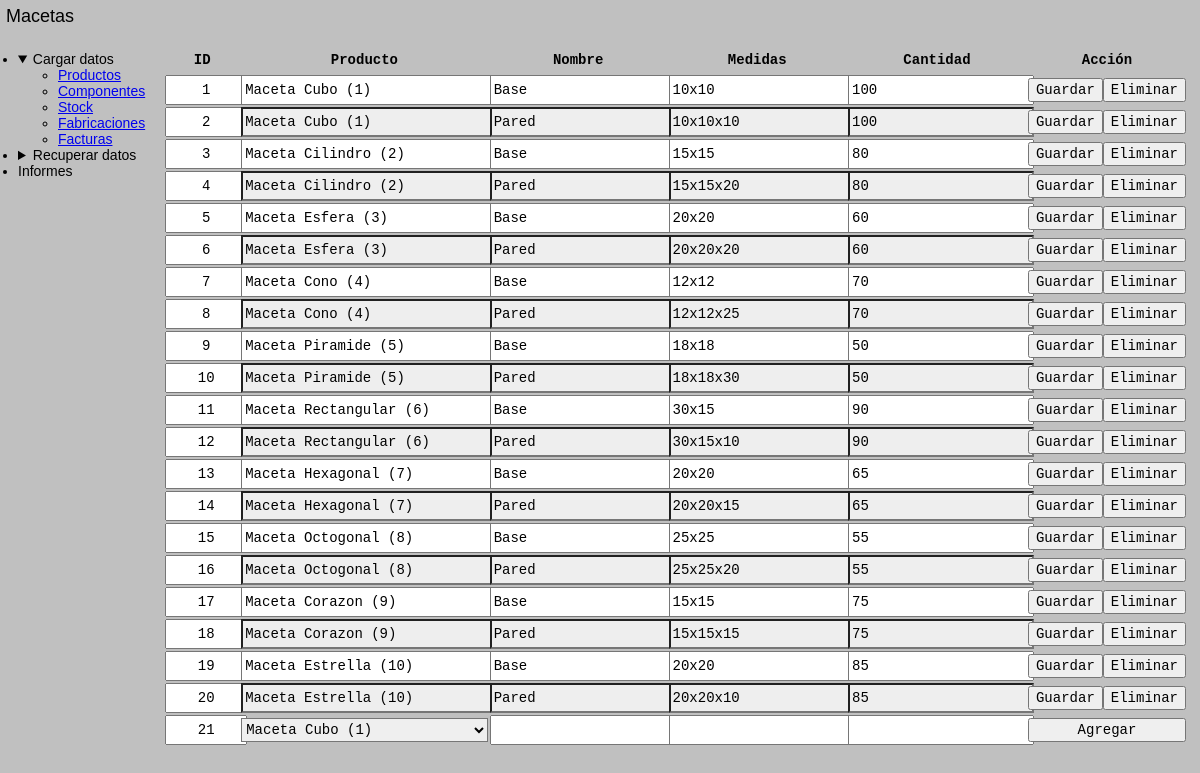
The page /componentes/ on the database as committed earlier.
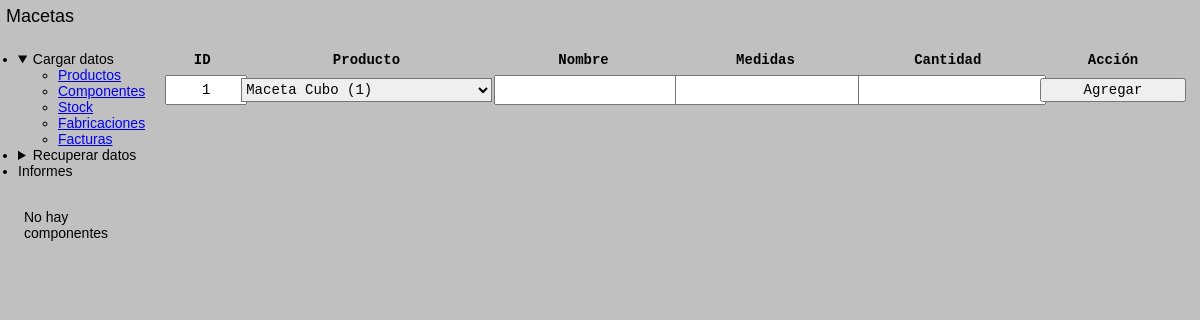
The same page on the database as committed later.
### tables this page shows
CREATE TABLE componentes (
    id INTEGER PRIMARY KEY AUTOINCREMENT,
    nombre TEXT NOT NULL,
    medidas TEXT NOT NULL,
    habilitado INTEGER NOT NULL DEFAULT 1
);

### app.py (the view)
@APP.route('/componentes/', methods=['GET'])
def Componentes_Consultar():
    return render_template('/componentes.html')

### app.py (called while the page is built)
def Get_DB():
    DB = getattr(g, '_database', None)
    if DB is None:
        DB = g._database = sqlite3.connect(DATABASE)
    return DB

@APP.teardown_appcontext
def Close_DB(exception):
    DB = getattr(g, '_database', None)
    if DB is not None:
        DB.close()

@APP.context_processor
def Inyectar_Productos():
    DB = Get_DB()
    Productos = fun.Productos(DB)
    Componentes = fun.Componentes(DB)
    return dict(
        productosLista = Productos.Consultar(),
        productosTipos = Productos.Consultar_Tipos(),
        productoSiguiente = Productos.Consultar_Siguiente_ID(),
        productosFormateados = Productos.Consultar_Formateado(),
        componentesLista = Componentes.Consultar(),
        componenteSiguiente = Componentes.Consultar_Siguiente_ID()
    )

### funciones.py (called while the page is built)
    def Consultar(self):
        return self.DB.execute('SELECT * FROM productos WHERE habilitado != 0').fetchall()

    def Consultar_Tipos(self):
        return self.DB.execute('SELECT DISTINCT tipo FROM productos WHERE habilitado != 0 ORDER BY tipo ASC').fetchall()[0]

    def Consultar_Siguiente_ID(self):
        resultado = self.DB.execute('SELECT seq + 1 FROM sqlite_sequence WHERE name = "productos"').fetchone()[0]
        if resultado is None:
            return 1
        return resultado

    def Consultar_Formateado(self):
        resultado = self.DB.execute('SELECT tipo, nombre, id FROM productos WHERE habilitado != 0').fetchall()
        return {fila[2] : f'{fila[0]} {fila[1]} ({fila[2]})' for fila in resultado}

    def Consultar(self):
        return self.DB.execute('SELECT * FROM componentes WHERE habilitado != 0').fetchall()

    def Consultar_Siguiente_ID(self):
        try:
            resultado = self.DB.execute('SELECT seq + 1 FROM sqlite_sequence WHERE name = "componentes"').fetchone()[0]
        except TypeError:
            return 1
        return resultado

### templates/componentes.html (shortened to what this page needs)
<!DOCTYPE html>
<html lang='en'>
<head>
    <link rel="stylesheet" href="https://unpkg.com/98.css">
    <link rel='stylesheet' href='{{url_for('static', filename='styles.css')}}'>
</head>
<body>
    <div class="window">
        {% include 'header.html' %}
        <div class="window-body" id="container">
            <div id="aside">
                {% include 'nav.html' %}
                {% if not componentesLista %}
                    <div class="field-border-disabled" id="mensaje">
                        No hay componentes
                    </div>
                {% elif mensaje %}
                    <div class="field-border-disabled" id="mensaje">
                        {{mensaje}}
                    </div>
                {% endif %}
            </div>
            <div id="main">
                <div class="sunken-panel">
                    <table class="interactive">
                        <thead>
                            <th class="primerColumna">ID</th>
                            <th>Producto</th>
                            <th>Nombre</th>
                            <th>Medidas</th>
                            <th>Cantidad</th>
                            <th class="ultimaColumna">Acción</th>
                        </thead>
                        {% if componentesLista %}
                        {% for componente in componentesLista %}
                        <tr>
                            <form action="/componentes/modificar" method="post">
                                <td class="primerColumna">
                                    <input type="text" name="id_modificar" value="{{componente[0]}}" readonly required>
                                </td>
                                <td>
                                    <input type="text" name="producto_modificar" value="{{productosFormateados.get(componente[1])}}" required>
                                </td>
                                <td>
                                    <input type="text" name="nombre_modificar" value="{{componente[2]}}" required>
                                </td>
                                <td>
                                    <input type="text" name="medidas_modificar" value="{{componente[3]}}" required>
                                </td>
                                <td>
                                    <input type="text" name="cantidad_modificar" value="{{componente[4]}}" required>
                                </td>
                                <td class="ultimaColumna">
                                    <div>
                                        <input type="submit" value="Guardar">
                                        <form method="post">
                                            <input type="submit" formaction="/componentes/eliminar" value="Eliminar">
                                        </form>
                                    </div>
                                </td>
                            </form>
                        </tr>
                        {% endfor %}
                        {% endif %}
                        <tr>
                            <form action="/componentes/agregar" method="post">
                                <td class="primerColumna">
                                    <input type="text" name="id_modificar" value="{{componenteSiguiente}}" readonly required>
                                </td>
                                <td>
                                    <select name="producto_agregar" id="producto_agregar">
                                        {% for producto in productosFormateados.values() %}
                                        <option value="{{producto}}">{{producto}}</option>
                                        {% endfor %}
                                    </select>
                                </td>
                                <td>
                                    <input type="text" name="nombre_agregar" required>
                                </td>
                                <td>
                                    <input type="text" name="medidas_agregar" required>
                                </td>
                                <td>
                                    <input type="text" name="cantidad_agregar" required>
                                </td>
                                <td>
                                    <input type="submit" value="Agregar">
                                </td>
                            </form>
                        </tr>
                    </table>
                </div>
            </div>
        </div>
    </div>
</body>
</html>

### templates/header.html
<div class="title-bar">
    <div class="title-bar-text">
        <a href="/" style="text-decoration: inherit; color: inherit; font-size: 1.5rem;">Macetas</a>
    </div>
</div>

### templates/nav.html (shortened to what this page needs)
<ul class="tree-view" id="nav">
    <li>
        <details open>
            <summary>Cargar datos</summary>
            <ul>
                <li><a href="/productos/">Productos</a></li>
                <li><a href="/componentes/">Componentes</a></li>
                <li><a href="/stock/">Stock</a></li>
                <li><a href="/fabricaciones/">Fabricaciones</a></li>
                <li><a href="/facturas/">Facturas</a></li>
            </ul>
        </details>
    </li>
    <li>
        <details closed>
            <summary>Recuperar datos</summary>
        </details>
    </li>
    <li>
        <summary>Informes</summary>
    </li>
</ul>

### static/styles.css (style rules this page uses)
* { margin: 0; font-family: sans-serif; font-size: 14px; }
:root { font-size: 12px; }
html { background: silver; }
.window { min-height: 100dvh; padding: 0; min-width: fit-content; }
.window-body { margin: 1rem; }
.title-bar { padding: 0.5rem; }
#container { display: grid; grid-template-areas: 'aside main'; grid-template-columns: 1fr 9fr; column-gap: 1rem; row-gap: 1rem; height: 100%; }
#aside { grid-area: aside; display: flex; flex-direction: column; row-gap: 1rem; }
ul.tree-view#nav { padding: 0.5rem; }
#mensaje { padding: 1rem; max-width: 100%; animation: mensaje-flash 10s; }
#main { grid-area: main; }
table.interactive { width: 100%; min-width: 720px; }
table.interactive * { font-family: monospace; font-size: 14px; }
table.interactive th { height: 2rem; }
table.interactive tr td { padding: 0; }
table.interactive .primerColumna { width: 6rem; text-align: center; }
table.interactive .primerColumna input { text-align: center; }
table.interactive .ultimaColumna { width: 12rem; }
table.interactive input { width: 100%; height: 2rem; }
table.interactive select { width: 100%; height: 2rem; background-position: center right 2px; background-size: 1.5rem; }

Rows that differ between the two databases and show on the page:
removed componentes: id_modificar "1", producto_modificar "Maceta Cubo (1)", nombre_modificar "Base", medidas_modificar "10x10", cantidad_modificar "100"
removed componentes: id_modificar "2", producto_modificar "Maceta Cubo (1)", nombre_modificar "Pared", medidas_modificar "10x10x10", cantidad_modificar "100"
removed componentes: id_modificar "3", producto_modificar "Maceta Cilindro (2)", nombre_modificar "Base", medidas_modificar "15x15", cantidad_modificar "80"
removed componentes: id_modificar "4", producto_modificar "Maceta Cilindro (2)", nombre_modificar "Pared", medidas_modificar "15x15x20", cantidad_modificar "80"
removed componentes: id_modificar "5", producto_modificar "Maceta Esfera (3)", nombre_modificar "Base", medidas_modificar "20x20", cantidad_modificar "60"
removed componentes: id_modificar "6", producto_modificar "Maceta Esfera (3)", nombre_modificar "Pared", medidas_modificar "20x20x20", cantidad_modificar "60"
removed componentes: id_modificar "7", producto_modificar "Maceta Cono (4)", nombre_modificar "Base", medidas_modificar "12x12", cantidad_modificar "70"
removed componentes: id_modificar "8", producto_modificar "Maceta Cono (4)", nombre_modificar "Pared", medidas_modificar "12x12x25", cantidad_modificar "70"
removed componentes: id_modificar "9", producto_modificar "Maceta Piramide (5)", nombre_modificar "Base", medidas_modificar "18x18", cantidad_modificar "50"
removed componentes: id_modificar "10", producto_modificar "Maceta Piramide (5)", nombre_modificar "Pared", medidas_modificar "18x18x30", cantidad_modificar "50"
removed componentes: id_modificar "11", producto_modificar "Maceta Rectangular (6)", nombre_modificar "Base", medidas_modificar "30x15", cantidad_modificar "90"
removed componentes: id_modificar "12", producto_modificar "Maceta Rectangular (6)", nombre_modificar "Pared", medidas_modificar "30x15x10", cantidad_modificar "90"
removed componentes: id_modificar "13", producto_modificar "Maceta Hexagonal (7)", nombre_modificar "Base", medidas_modificar "20x20", cantidad_modificar "65"
removed componentes: id_modificar "14", producto_modificar "Maceta Hexagonal (7)", nombre_modificar "Pared", medidas_modificar "20x20x15", cantidad_modificar "65"
removed componentes: id_modificar "15", producto_modificar "Maceta Octogonal (8)", nombre_modificar "Base", medidas_modificar "25x25", cantidad_modificar "55"
removed componentes: id_modificar "16", producto_modificar "Maceta Octogonal (8)", nombre_modificar "Pared", medidas_modificar "25x25x20", cantidad_modificar "55"
removed componentes: id_modificar "17", producto_modificar "Maceta Corazon (9)", nombre_modificar "Base", medidas_modificar "15x15", cantidad_modificar "75"
removed componentes: id_modificar "18", producto_modificar "Maceta Corazon (9)", nombre_modificar "Pared", medidas_modificar "15x15x15", cantidad_modificar "75"
removed componentes: id_modificar "19", producto_modificar "Maceta Estrella (10)", nombre_modificar "Base", medidas_modificar "20x20", cantidad_modificar "85"
removed componentes: id_modificar "20", producto_modificar "Maceta Estrella (10)", nombre_modificar "Pared", medidas_modificar "20x20x10", cantidad_modificar "85"
Other text that changed with them:
form field id_modificar: "21" → "1"
text now shown: "No hay componentes"
